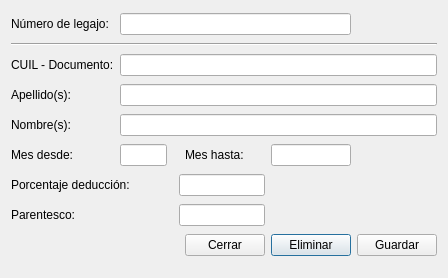
<?xml version="1.0" encoding="UTF-8"?>
<ui version="4.0">
 <class>frm_cfamilia</class>
 <widget class="QDialog" name="frm_cfamilia">
  <property name="geometry">
   <rect>
    <x>0</x>
    <y>0</y>
    <width>332</width>
    <height>278</height>
   </rect>
  </property>
  <property name="windowTitle">
   <string>Carga de familia</string>
  </property>
  <layout class="QGridLayout" name="gridLayout">
   <item row="3" column="0">
    <widget class="QLabel" name="lbl_2">
     <property name="text">
      <string>Apellido(s):</string>
     </property>
    </widget>
   </item>
   <item row="4" column="2" colspan="6">
    <widget class="QLineEdit" name="txt_nombre"/>
   </item>
   <item row="7" column="0" colspan="2">
    <widget class="QLabel" name="lbl_7">
     <property name="text">
      <string>Parentesco:</string>
     </property>
    </widget>
   </item>
   <item row="6" column="0" colspan="3">
    <widget class="QLabel" name="lbl_6">
     <property name="text">
      <string>Porcentaje deducción:</string>
     </property>
    </widget>
   </item>
   <item row="0" column="0" colspan="2">
    <widget class="QLabel" name="lbl_0">
     <property name="text">
      <string>Número de legajo:</string>
     </property>
    </widget>
   </item>
   <item row="8" column="6">
    <widget class="QPushButton" name="btn_eliminar">
     <property name="text">
      <string>Eliminar</string>
     </property>
    </widget>
   </item>
   <item row="7" column="4" colspan="2">
    <widget class="QLineEdit" name="lineEdit"/>
   </item>
   <item row="8" column="5">
    <widget class="QPushButton" name="btn_cerrar">
     <property name="text">
      <string>Cerrar</string>
     </property>
    </widget>
   </item>
   <item row="1" column="0" colspan="8">
    <widget class="Line" name="line">
     <property name="orientation">
      <enum>Qt::Horizontal</enum>
     </property>
    </widget>
   </item>
   <item row="3" column="2" colspan="6">
    <widget class="QLineEdit" name="txt_apellido"/>
   </item>
   <item row="5" column="2">
    <widget class="QLineEdit" name="txt_desde"/>
   </item>
   <item row="6" column="4" colspan="2">
    <widget class="QLineEdit" name="txt_porcentaje"/>
   </item>
   <item row="2" column="2" colspan="6">
    <widget class="QLineEdit" name="txt_cuil"/>
   </item>
   <item row="2" column="0" colspan="2">
    <widget class="QLabel" name="lbl_1">
     <property name="text">
      <string>CUIL - Documento:</string>
     </property>
    </widget>
   </item>
   <item row="0" column="2" colspan="5">
    <widget class="QLineEdit" name="txt_legajo"/>
   </item>
   <item row="8" column="7">
    <widget class="QPushButton" name="btn_guardar">
     <property name="text">
      <string>Guardar</string>
     </property>
    </widget>
   </item>
   <item row="4" column="0">
    <widget class="QLabel" name="lbl_3">
     <property name="text">
      <string>Nombre(s):</string>
     </property>
    </widget>
   </item>
   <item row="5" column="5">
    <widget class="QLabel" name="lbl_5">
     <property name="text">
      <string>Mes hasta:</string>
     </property>
    </widget>
   </item>
   <item row="5" column="0" colspan="2">
    <widget class="QLabel" name="lbl_4">
     <property name="text">
      <string>Mes desde:</string>
     </property>
    </widget>
   </item>
   <item row="5" column="6">
    <widget class="QLineEdit" name="txt_hasta"/>
   </item>
  </layout>
 </widget>
 <resources/>
 <connections/>
</ui>
